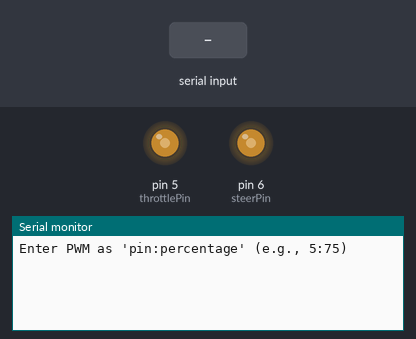
A sketch run on a simulated Arduino Uno, built with avr-gcc and run on an emulated ATmega328P. Parts: output pins drawn as LEDs (lit = HIGH), the last lines printed to the serial monitor. The inputs (shaded band) are chosen by the test bench.

Above: at 1.2 s.
1.3 s: "90:45\n" received over Serial
At 2.0 s:
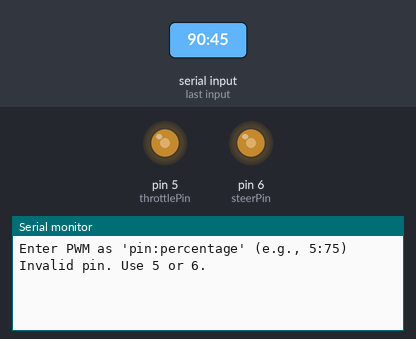
2.8 s: "5\n" received over Serial
At 4.2 s:
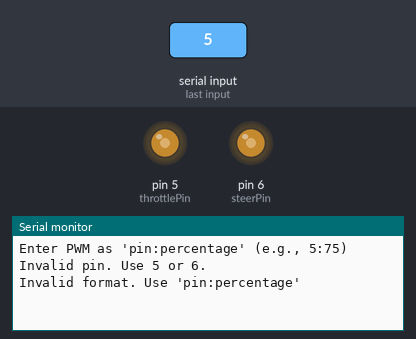

Measured:
- after the input at 1.3 s, the serial monitor: prints a new line at once (image 1)
- after the input at 2.8 s, the serial monitor: prints a new line at once (image 2)

The sketch:

PWMcontrolcar.ino
```cpp
const int throttlePin = 5;
const int steerPin = 6;

void setup() {
  pinMode(throttlePin, OUTPUT);
  pinMode(steerPin, OUTPUT);
  Serial.begin(9600);

  //Initalize both pins at 50%
  analogWrite(throttlePin, 127);
  analogWrite(steerPin, 127);

  delay(50);

  Serial.println("Enter PWM as 'pin:percentage' (e.g., 5:75)");
}

void loop() {
  if (Serial.available()) {
    String input = Serial.readStringUntil('\n');
    input.trim();

    int colonIndex = input.indexOf(':');
    if (colonIndex > 0) {
      int pin = input.substring(0, colonIndex).toInt();
      int percent = input.substring(colonIndex + 1).toInt();

      percent = constrain(percent, 0, 100);  // Clamp to valid range
      int pwmValue = map(percent, 0, 100, 0, 255);  // Convert to 0–255

      if (pin == throttlePin || pin == steerPin) {
        analogWrite(pin, pwmValue);
        Serial.print("Pin ");
        Serial.print(pin);
        Serial.print(" set to ");
        Serial.print(percent);
        Serial.print("% (PWM = ");
        Serial.print(pwmValue);
        Serial.println(")");
      } else {
        Serial.println("Invalid pin. Use 5 or 6.");
      }
    } else {
      Serial.println("Invalid format. Use 'pin:percentage'");
    }
  }
}
```
